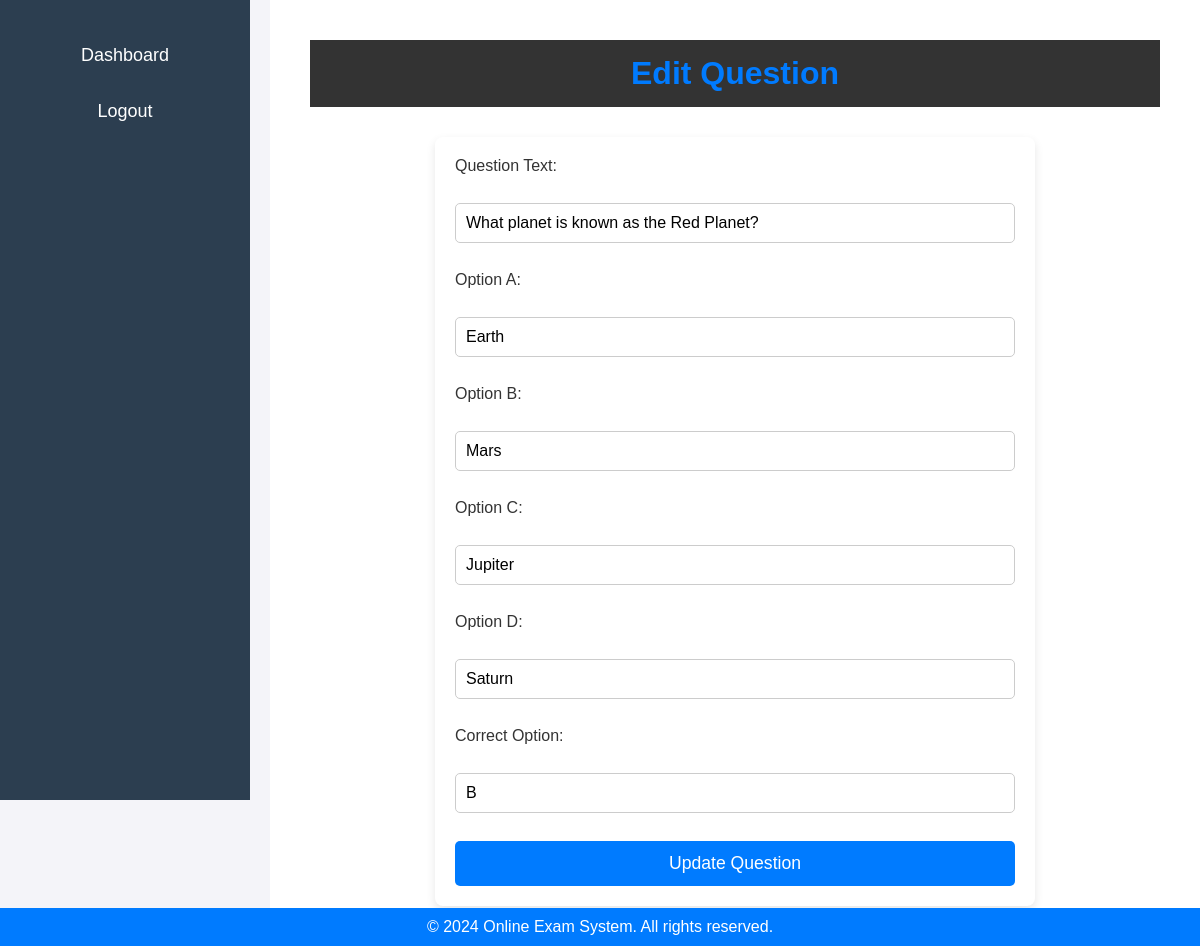
/admin/edit_question.php?question_id=4 (signed in), run on the app's committed database.
### tables this page shows
CREATE TABLE IF NOT EXISTS questions (
    question_id INT PRIMARY KEY AUTO_INCREMENT,
    question_text TEXT NOT NULL,
    option_a VARCHAR(255),
    option_b VARCHAR(255),
    option_c VARCHAR(255),
    option_d VARCHAR(255),
    correct_option CHAR(1) CHECK (correct_option IN ('A', 'B', 'C', 'D'))
);

### admin/edit_question.php (the view, shortened to what this page needs)
<?php
include '../db.php';
if (isset($_GET['question_id'])) {
    $question_id = $_GET['question_id'];
    $stmt = $conn->prepare("SELECT * FROM questions WHERE question_id = ?");
    $stmt->bind_param("i", $question_id);
    $stmt->execute();
    $result = $stmt->get_result();
    $question = $result->fetch_assoc();
} else {
    echo "Invalid question ID.";
    exit();
}
?>
<!DOCTYPE html>
<html lang="en">
<head>
    <link rel="stylesheet" href="../styles.css">
</head>
<body>
    <aside class="sidebar">
        <nav>
            <ul>
                <li><a href="../admin_dashboard.php">Dashboard</a></li>
                <li><a href="../logout.php">Logout</a></li>
            </ul>
        </nav>
    </aside>
    <main>
        <header>
            <h1>Edit Question</h1>
        </header>
        <section>
            <form method="POST" action="">
                <label for="question_text">Question Text:</label>
                <input type="text" name="question_text" id="question_text" value="<?php echo htmlspecialchars($question['question_text'], ENT_QUOTES, 'UTF-8'); ?>" required>
                <label for="option_a">Option A:</label>
                <input type="text" name="option_a" id="option_a" value="<?php echo htmlspecialchars($question['option_a'], ENT_QUOTES, 'UTF-8'); ?>" required>
                <label for="option_b">Option B:</label>
                <input type="text" name="option_b" id="option_b" value="<?php echo htmlspecialchars($question['option_b'], ENT_QUOTES, 'UTF-8'); ?>" required>
                <label for="option_c">Option C:</label>
                <input type="text" name="option_c" id="option_c" value="<?php echo htmlspecialchars($question['option_c'], ENT_QUOTES, 'UTF-8'); ?>" required>
                <label for="option_d">Option D:</label>
                <input type="text" name="option_d" id="option_d" value="<?php echo htmlspecialchars($question['option_d'], ENT_QUOTES, 'UTF-8'); ?>" required>
                <label for="correct_option">Correct Option:</label>
                <input type="text" name="correct_option" id="correct_option" value="<?php echo htmlspecialchars($question['correct_option'], ENT_QUOTES, 'UTF-8'); ?>" required>
                <button type="submit" name="update_question">Update Question</button>
            </form>
        </section>
    </main>
    <footer>
        <p>&copy; 2024 Online Exam System. All rights reserved.</p>
    </footer>
</body>
</html>

### styles.css (style rules this page uses)
* { margin: 0; padding: 0; box-sizing: border-box; }
body { font-family: Arial, sans-serif; background-color: #f4f4f4; color: #333; display: flex; flex-direction: column; min-height: 100vh; }
header { background-color: #333; color: #fff; padding: 15px 0; text-align: center; }
header h1 { font-size: 2em; }
.sidebar { width: 20%; background-color: #f9f9f9; padding: 20px; }
.sidebar ul { list-style: none; }
.sidebar ul li { margin: 10px 0; }
.sidebar ul li a { text-decoration: none; color: #333; font-size: 1.2em; }
form { display: flex; flex-direction: column; gap: 20px; }
input[type="text"], input[type="password"], select { padding: 10px; font-size: 1em; border: 1px solid #ccc; border-radius: 5px; }
button { padding: 10px; font-size: 1.1em; background-color: #007BFF; color: white; border: none; border-radius: 5px; cursor: pointer; }
footer { background-color: #333; color: #fff; padding: 15px 0; text-align: center; position: fixed; bottom: 0; left: 0; width: 100%; }

### admin/edit_question.php (style rules this page uses)
body { font-family: 'Arial', sans-serif; margin: 0; padding: 0; display: flex; min-height: 100vh; background-color: #f4f4f9; }
aside.sidebar { background-color: #2c3e50; width: 250px; height: 100vh; padding-top: 20px; position: fixed; }
aside.sidebar nav ul { list-style: none; padding: 0; margin: 0; }
aside.sidebar nav ul li { text-align: center; margin: 15px 0; }
aside.sidebar nav ul li a { color: white; font-size: 18px; text-decoration: none; display: block; padding: 10px 0; transition: background-color 0.3s; }
main { margin-left: 270px; padding: 40px; width: calc(100% - 270px); background-color: #fff; }
header { text-align: center; margin-bottom: 30px; }
header h1 { font-size: 2rem; color: #007bff; }
section { max-width: 600px; margin: 0 auto; background-color: #fff; border-radius: 8px; box-shadow: 0 4px 10px rgba(0, 0, 0, 0.1); padding: 20px; }
form input { width: 100%; padding: 12px; margin: 8px 0; border: 1px solid #ddd; border-radius: 5px; box-sizing: border-box; font-size: 1rem; }
form button { width: 100%; padding: 12px; background-color: #007bff; color: white; border: none; border-radius: 5px; font-size: 1.1rem; cursor: pointer; transition: background-color 0.3s; }
footer { text-align: center; margin-top: 40px; padding: 10px; background-color: #007bff; color: white; }

### data on the page
questions: question_text "What planet is known as the Red Planet?", option_a "Earth", option_b "Mars", option_c "Jupiter", option_d "Saturn", correct_option "B"
